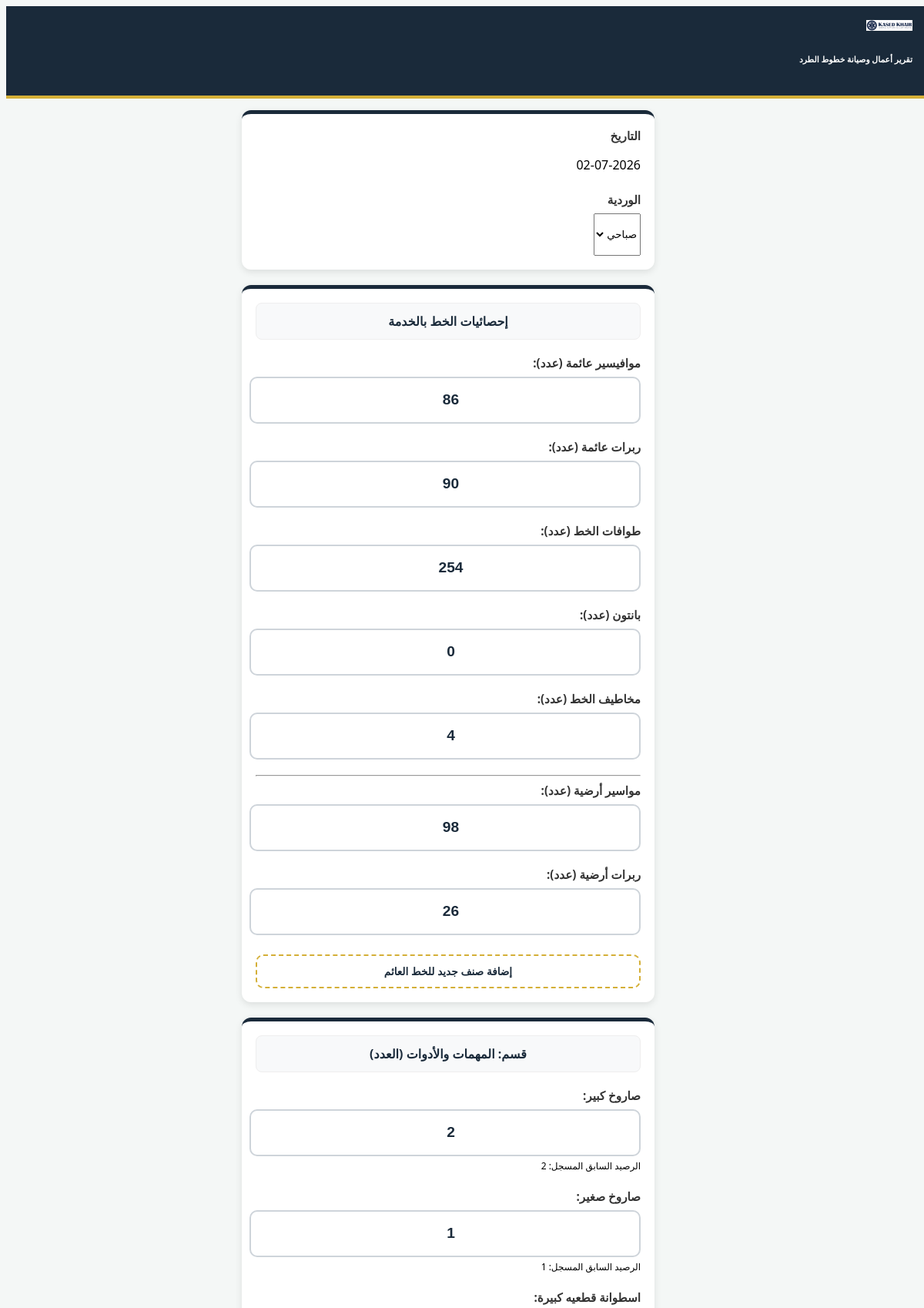
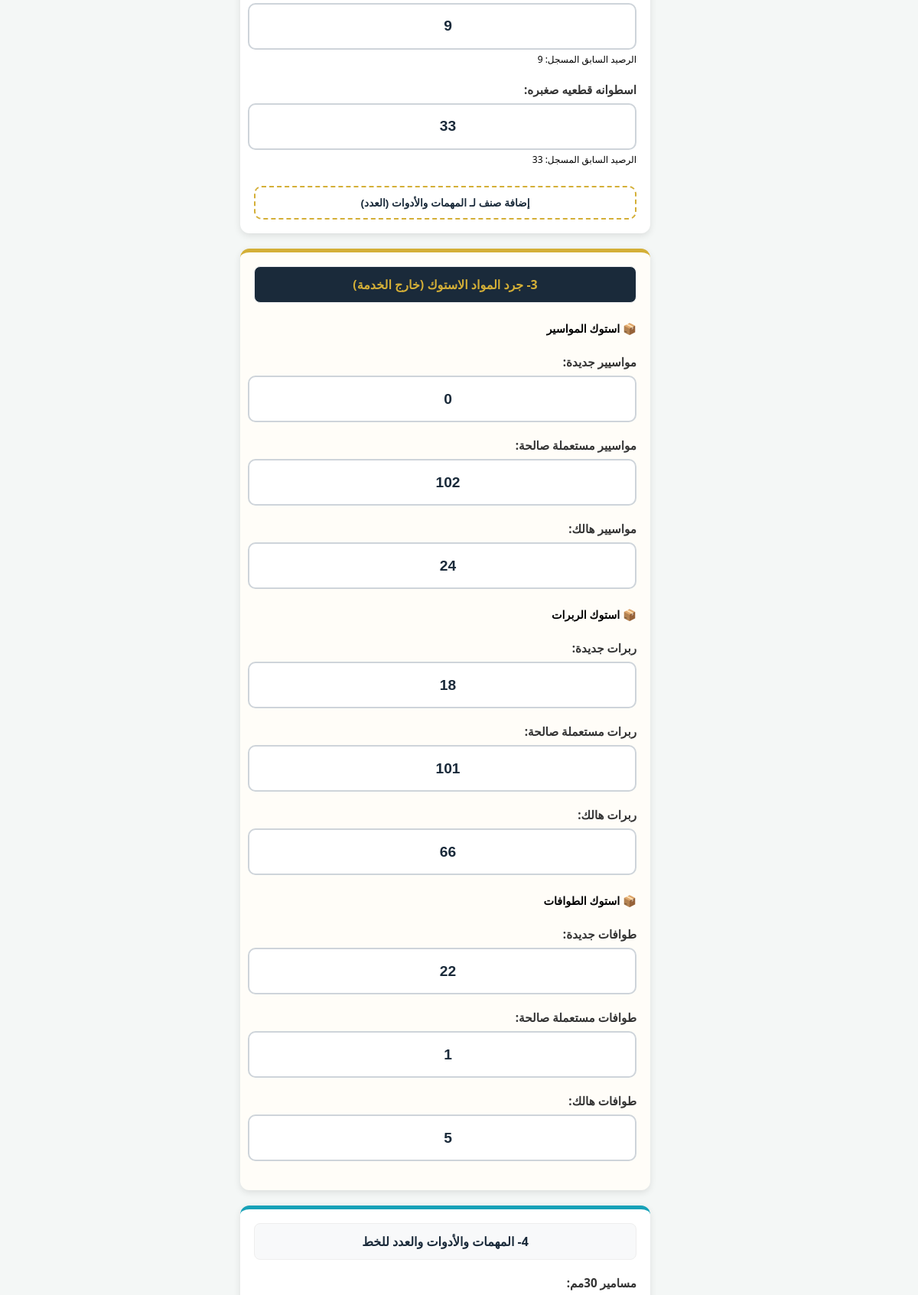
/pipe-report/new/ (signed in, upper part), run on the app's committed database (2 pictures, top to bottom).
### core/models.py (models this page shows, shortened)
class PipeFighterOperations(models.Model):
    SHIFT_CHOICES = [('morning', 'صباحي'), ('night', 'مسائي')]
    date = models.DateField(auto_now_add=True, verbose_name="التاريخ")
    shift = models.CharField(max_length=10, choices=SHIFT_CHOICES, verbose_name="الوردية")
    operator_in_charge = models.ForeignKey('Staff', on_delete=models.SET_NULL, null=True, verbose_name="المسؤول")
    float_pipes = models.IntegerField(default=0, verbose_name="مواسير عائمة (عدد)")
    float_rubbers = models.IntegerField(default=0, verbose_name="ربرات عائمة (عدد)")
    float_pontoons = models.IntegerField(default=0, verbose_name="طوافات الخط (عدد)")
    float_pantons = models.IntegerField(default=0, verbose_name="بانتون (عدد)")
    float_anchors = models.IntegerField(default=0, verbose_name="مخاطيف الخط (عدد)")
    float_length = models.FloatField(default=0, editable=False, verbose_name="طول الخط العائم")
    land_pipes = models.IntegerField(default=0, verbose_name="مواسير أرضية (عدد)")
    land_rubbers = models.IntegerField(default=0, verbose_name="ربرات أرضية (عدد)")
    land_length = models.FloatField(default=0, editable=False, verbose_name="طول الخط الأرضي")
    total_line_length = models.FloatField(default=0, editable=False, verbose_name="إجمالي طول الخط")
    stock_pipes_new = models.IntegerField(default=0, verbose_name="مواسير جديدة")
    stock_pipes_used = models.IntegerField(default=0, verbose_name="مواسير مستعملة صالحة")
    stock_pipes_scrap = models.IntegerField(default=0, verbose_name="مواسير هالك")
    stock_rubbers_new = models.IntegerField(default=0, verbose_name="ربرات جديدة")
    stock_rubbers_used = models.IntegerField(default=0, verbose_name="ربرات مستعملة صالحة")
    stock_rubbers_scrap = models.IntegerField(default=0, verbose_name="ربرات هالك")
    stock_pontoons_new = models.IntegerField(default=0, verbose_name="طوافات جديدة")
    stock_pontoons_used = models.IntegerField(default=0, verbose_name="طوافات مستعملة صالحة")
    stock_pontoons_scrap = models.IntegerField(default=0, verbose_name="طوافات هالك")
    bolts_30 = models.IntegerField(default=0, verbose_name="مسامير 30مم")
    bolts_27 = models.IntegerField(default=0, verbose_name="مسامير 27مم")
    bolts_24 = models.IntegerField(default=0, verbose_name="مسامير 24مم")
    wrench_30 = models.IntegerField(default=0, verbose_name="مفتاح 30")
    wrench_27 = models.IntegerField(default=0, verbose_name="مفتاح 27")
    wrench_24 = models.IntegerField(default=0, verbose_name="مفتاح 24مم")
    socket_30 = models.IntegerField(default=0, verbose_name="لقمة 30مم")
    socket_27 = models.IntegerField(default=0, verbose_name="لقمة 27مم")
    socket_24 = models.IntegerField(default=0, verbose_name="لقمة 24مم")
    air_gun = models.IntegerField(default=0, verbose_name="ايرجن (عدد)")
    work_description = models.TextField(verbose_name="بيان الأعمال والملاحظات", blank=True, null=True)
    work_photos = models.ImageField(upload_to='pipe_fighter/', verbose_name="صور العمل", blank=True, null=True)
    class Meta:
        verbose_name = "تقرير بايب فايتر"
        verbose_name_plural = "تقارير بايب فايتر"

class InventoryItem(models.Model):
    name = models.CharField(max_length=100, verbose_name="اسم الصنف")
    category = models.CharField(max_length=100, verbose_name="القسم (مثلاً: حبال، مواسير، عدد)")
    show_in_site = models.BooleanField(default=True, verbose_name="يظهر في مخزن البر (الموقع)")
    show_in_marine = models.BooleanField(default=False, verbose_name="يظهر في جرد الكراكة (البحرية)")
    show_in_pipe = models.BooleanField(default=False, verbose_name="يظهر في تقرير الخط (البايب فيتر)")
    quantity_site = models.FloatField(default=0, verbose_name="رصيد مخزن البر الحالي")
    quantity_marine = models.FloatField(default=0, verbose_name="رصيد بحرية الكراكة الحالي")
    quantity_pipe = models.FloatField(default=0, verbose_name="رصيد البايب فيتر الحالي")

### core/views.py (the view, shortened to what this page needs)
# urls.py: path('pipe-report/new/', views.pipefighter_form_view, name='pipe_report'),
@login_required
def pipefighter_form_view(request):
    from .models import PipeFighterOperations, Staff, InventoryItem
    from django.utils import timezone
    from django.contrib import messages
    from django.shortcuts import render, redirect
    staff = Staff.objects.filter(user=request.user).first() or Staff.objects.first()
    if not staff:
        from django.contrib.auth.models import User
        admin_user = User.objects.filter(is_superuser=True).first()
        staff = Staff.objects.create(user=admin_user, name="مدير النظام")
    last = PipeFighterOperations.objects.order_by('-id').first()
    raw_items = InventoryItem.objects.filter(show_in_pipe=True).order_by('id')
    if not raw_items.exists():
        raw_items = InventoryItem.objects.all()[:10]
    pipe_items_final = []
    seen_names = set()
    for item in raw_items:
        clean_name = item.name.strip().lower()
        if clean_name not in seen_names:
            item.current_qty = item.quantity_pipe
            pipe_items_final.append(item)
            seen_names.add(clean_name)
    categorized_items = {}
    for item in pipe_items_final:
        cat = item.category if item.category else "مهمات عامة"
        if cat == "أخرى" or cat == "الاستوك":
            continue
        if cat not in categorized_items:
            categorized_items[cat] = []
        categorized_items[cat].append(item)
    return render(request, 'core/pipe_report_form.html', {
        'last': last,
        'categorized_items': categorized_items,
        'date': timezone.now()
    })

### core/templates/core/pipe_report_form.html (shortened to what this page needs)
{% load static %}
<!DOCTYPE html>
<html lang="ar" dir="rtl">
<head>
    <link rel="stylesheet" href="cloudflare.com">
    <link rel="stylesheet" href="cloudflare.com">
</head>
<body>
<div class="header-box text-center shadow-sm">
    <img src="{% static 'images/logo.png' %}" width="60" class="bg-white rounded p-1 mb-1">
    <h6 class="fw-bold mb-0">تقرير أعمال وصيانة خطوط الطرد</h6>
</div>
<div class="main-container">
    <form method="POST">
        <div class="card-section">
            <div class="row g-2">
                <div class="col-6"><label class="row-label">التاريخ</label><div class="form-control bg-light border-0 fw-bold text-center" style="height:55px; line-height:40px;">{{ date|date:"d-m-Y" }}</div></div>
                <div class="col-6"><label class="row-label">الوردية</label>
                    <select name="shift" class="form-select border-2 fw-bold text-center" style="height:55px;">
                        <option value="morning">صباحي</option><option value="night">مسائي</option>
                    </select>
                </div>
            </div>
        </div>
        <div class="card-section">
            <div class="section-title text-primary"> إحصائيات الخط بالخدمة</div>
            <div id="line-fixed-container">
                <div class="form-group-custom"><label class="row-label">موافيسير عائمة (عدد):</label><input type="number" name="float_pipes" value="{{ last.float_pipes|default:0 }}" class="form-control form-control-custom"></div>
                <div class="form-group-custom"><label class="row-label">ربرات عائمة (عدد):</label><input type="number" name="float_rubbers" value="{{ last.float_rubbers|default:0 }}" class="form-control form-control-custom"></div>
                <div class="form-group-custom"><label class="row-label">طوافات الخط (عدد):</label><input type="number" name="float_pontoons" value="{{ last.float_pontoons|default:0 }}" class="form-control form-control-custom"></div>
                <div class="form-group-custom"><label class="row-label text-primary">بانتون (عدد):</label><input type="number" name="float_pantons" value="{{ last.float_pantons|default:0 }}" class="form-control form-control-custom border-primary"></div>
                <div class="form-group-custom"><label class="row-label text-danger">مخاطيف الخط (عدد):</label><input type="number" name="float_anchors" value="{{ last.float_anchors|default:0 }}" class="form-control form-control-custom border-danger"></div>
                <hr>
                <div class="form-group-custom"><label class="row-label text-muted">مواسير أرضية (عدد):</label><input type="number" name="land_pipes" value="{{ last.land_pipes|default:0 }}" class="form-control form-control-custom"></div>
                <div class="form-group-custom"><label class="row-label text-muted">ربرات أرضية (عدد):</label><input type="number" name="land_rubbers" value="{{ last.land_rubbers|default:0 }}" class="form-control form-control-custom"></div>
            </div>
            <button type="button" class="btn btn-add-inline" onclick="addNewItemField('line-fixed-container', 'إحصائيات الخط')">
                 إضافة صنف جديد للخط العائم
            </button>
        </div>
        {% for cat_name, items in categorized_items.items %}
        <div class="card-section" style="border-top-color: var(--navy);">
            <div class="section-title text-navy"> قسم: {{ cat_name }}</div>
            <div id="cat-container-{{ forloop.counter }}">
                {% for item in items %}
                <div class="form-group-custom border-bottom pb-3">
                    <label class="row-label">{{ item.name }}:</label>
                    <input type="number" name="qty_{{ item.id }}" value="{{ item.current_qty|floatformat:0 }}" class="form-control form-control-custom" placeholder="0">
                    <small class="text-muted" style="font-size: 0.75rem;">الرصيد السابق المسجل: {{ item.current_qty|floatformat:0 }}</small>
                </div>
                {% endfor %}
            </div>
            <button type="button" class="btn btn-add-inline" onclick="addNewItemField('cat-container-{{ forloop.counter }}', '{{ cat_name }}')">
                 إضافة صنف لـ {{ cat_name }}
            </button>
        </div>
        {% endfor %}
        <div class="card-section" style="border-top-color: var(--gold); background: #fffdf8;">
            <div class="section-title text-warning" style="background: #1a2a3a; color: var(--gold);"> 3- جرد المواد الاستوك (خارج الخدمة)</div>
            <h5 class="fw-bold text-navy border-bottom pb-2 mt-3" style="font-size: 0.9rem;">📦 استوك المواسير</h5>
            <div class="form-group-custom"><label class="row-label text-muted">مواسیير جديدة:</label><input type="number" name="stock_pipes_new" value="{{ last.stock_pipes_new|default:0 }}" class="form-control form-control-custom"></div>
            <div class="form-group-custom"><label class="row-label text-muted">مواسیير مستعملة صالحة:</label><input type="number" name="stock_pipes_used" value="{{ last.stock_pipes_used|default:0 }}" class="form-control form-control-custom"></div>
            <div class="form-group-custom"><label class="row-label text-danger">مواسیير هالك:</label><input type="number" name="stock_pipes_scrap" value="{{ last.stock_pipes_scrap|default:0 }}" class="form-control form-control-custom border-danger"></div>
            <h5 class="fw-bold text-navy border-bottom pb-2 mt-4" style="font-size: 0.9rem;">📦 استوك الربرات</h5>
            <div class="form-group-custom"><label class="row-label text-muted">ربرات جديدة:</label><input type="number" name="stock_rubbers_new" value="{{ last.stock_rubbers_new|default:0 }}" class="form-control form-control-custom"></div>
            <div class="form-group-custom"><label class="row-label text-muted">ربرات مستعملة صالحة:</label><input type="number" name="stock_rubbers_used" value="{{ last.stock_rubbers_used|default:0 }}" class="form-control form-control-custom"></div>
            <div class="form-group-custom"><label class="row-label text-danger">ربرات هالك:</label><input type="number" name="stock_rubbers_scrap" value="{{ last.stock_rubbers_scrap|default:0 }}" class="form-control form-control-custom border-danger"></div>
            <h5 class="fw-bold text-navy border-bottom pb-2 mt-4" style="font-size: 0.9rem;">📦 استوك الطوافات</h5>
            <div class="form-group-custom"><label class="row-label text-muted">طوافات جديدة:</label><input type="number" name="stock_pontoons_new" value="{{ last.stock_pontoons_new|default:0 }}" class="form-control form-control-custom"></div>
            <div class="form-group-custom"><label class="row-label text-muted">طوافات مستعملة صالحة:</label><input type="number" name="stock_pontoons_used" value="{{ last.stock_pontoons_used|default:0 }}" class="form-control form-control-custom"></div>
            <div class="form-group-custom"><label class="row-label text-danger">طوافات هالك:</label><input type="number" name="stock_pontoons_scrap" value="{{ last.stock_pontoons_scrap|default:0 }}" class="form-control form-control-custom border-danger"></div>
        </div>
        <div class="card-section" style="border-top-color: #17a2b8;">
            <div class="section-title text-info"> 4- المهمات والأدوات والعدد للخط</div>
            <div id="tools-fixed-container">
                <div class="form-group-custom"><label class="row-label">مسامير 30مم:</label><input type="number" name="bolts_30" value="{{ last.bolts_30|default:0 }}" class="form-control form-control-custom"></div>
            </div>
        </div>
    </form>
</div>
</body>
</html>

### core/templates/core/pipe_report_form.html (style rules this page uses)
:root { --navy: #1a2a3a; --gold: #d4af37; --bg: #f4f7f6; }
html, body { overflow-x: hidden; width: 100%; background-color: var(--bg); font-family: 'Segoe UI', Tahoma, sans-serif; }
.header-box { background: var(--navy); color: white; padding: 15px; border-bottom: 4px solid var(--gold); margin-bottom: 15px; }
.main-container { width: 100%; max-width: 500px; margin: 0 auto; padding: 0 10px; }
.card-section { background: white; border-radius: 12px; padding: 18px; margin-bottom: 20px; box-shadow: 0 3px 10px rgba(0,0,0,0.1); border-top: 5px solid var(--navy); width: 100%; }
.section-title { color: var(--navy); font-weight: 800; font-size: 1rem; margin-bottom: 20px; text-align: center; background: #f8f9fa; padding: 12px; border-radius: 8px; border: 1px solid #eee; }
.form-group-custom { margin-bottom: 20px; width: 100%; text-align: right; }
.row-label { display: block; font-weight: 700; color: #333; font-size: 0.95rem; margin-bottom: 8px; }
.form-control-custom { border: 2px solid #ced4da; font-weight: 800; text-align: center; font-size: 1.2rem; color: var(--navy); height: 55px; border-radius: 10px; width: 100% !important; }
.btn-add-inline { background: #fff; border: 2px dashed var(--gold); color: var(--navy); font-weight: 800; font-size: 0.85rem; border-radius: 10px; padding: 12px; width: 100%; margin-top: 5px; transition: 0.3s; }

### data on the page
PipeFighterOperations: float_pipes "86", float_rubbers "90", float_pontoons "254", float_pantons "0", float_anchors "4", land_pipes "98", land_rubbers "26", stock_pipes_new "0", stock_pipes_used "102", stock_pipes_scrap "24", stock_rubbers_new "18", stock_rubbers_used "101", stock_rubbers_scrap "66", stock_pontoons_new "22", stock_pontoons_used "1", stock_pontoons_scrap "5"
InventoryItem: category "المهمات والأدوات (العدد)", name "صاروخ كبير", current_qty "2"
InventoryItem: name "صاروخ صغير", current_qty "1"
InventoryItem: name "اسطوانة قطعيه كبيرة", current_qty "9"
InventoryItem: name "اسطوانه قطعيه صغبره", current_qty "33"

### other printed values
{{ date|date:"d-m-Y" }} "02-07-2026"
